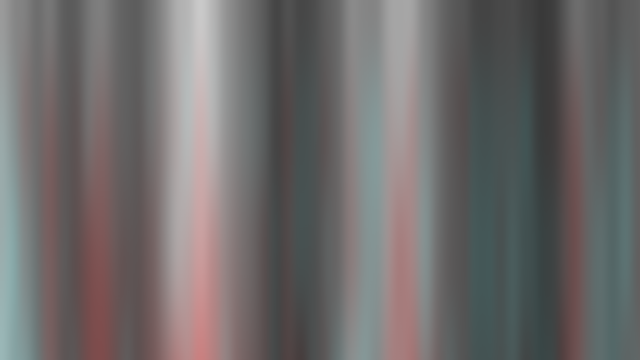
Frame 1 (no input)
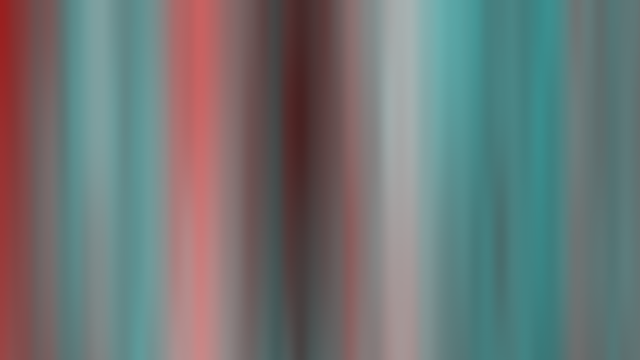
Frame 60 (the mouse pressed at the canvas centre just before this capture)
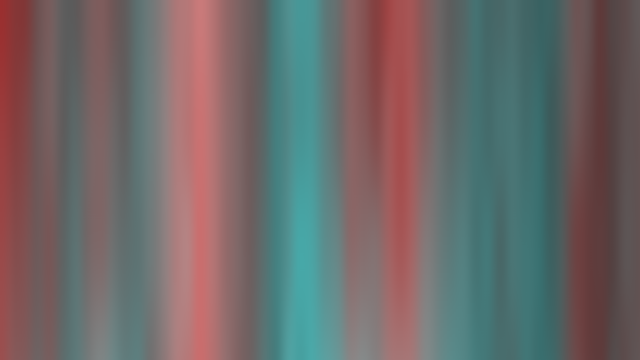
Frame 120 (the mouse held since frame 60 and released just before this capture)

The Processing sketch that drew these frames (run headless with seeded random() and noise(); from frame 60 on, the mouse is pressed at the canvas centre):

// Processing sketch: ghost_machine_flames
// ── ghost_machine_flames.pde
float zoff;

void setup() {
 size(640,360);
 zoff = 0.0;
}

void draw() {
  
  loadPixels();
  
  float xoff = 0.0;
  
  for (int x = 0; x < width; x++) {
    
    float yoff = 0.0; // For every xoff, start yoff at 0.
    
    for (int y = 0; y < height; y++) {
      
      float red = map(noise(xoff),0,1,0,255);
      float blue = map(noise(yoff),0,1,0,255);
      float green = map(noise(zoff),0,1,0,255);
      
      float bright = map(noise(xoff,yoff,zoff),0,1,0,255); // Perlin noise brightness
      
      pixels[x+y*width] = color(red,bright,bright,blue); // what is multiplying by width doing here?
      
      yoff += 0.001;
    }
    xoff += 0.01;
  }
  
  updatePixels();
  
  zoff += 0.1; // controls speed of changes for exposure
  
}
